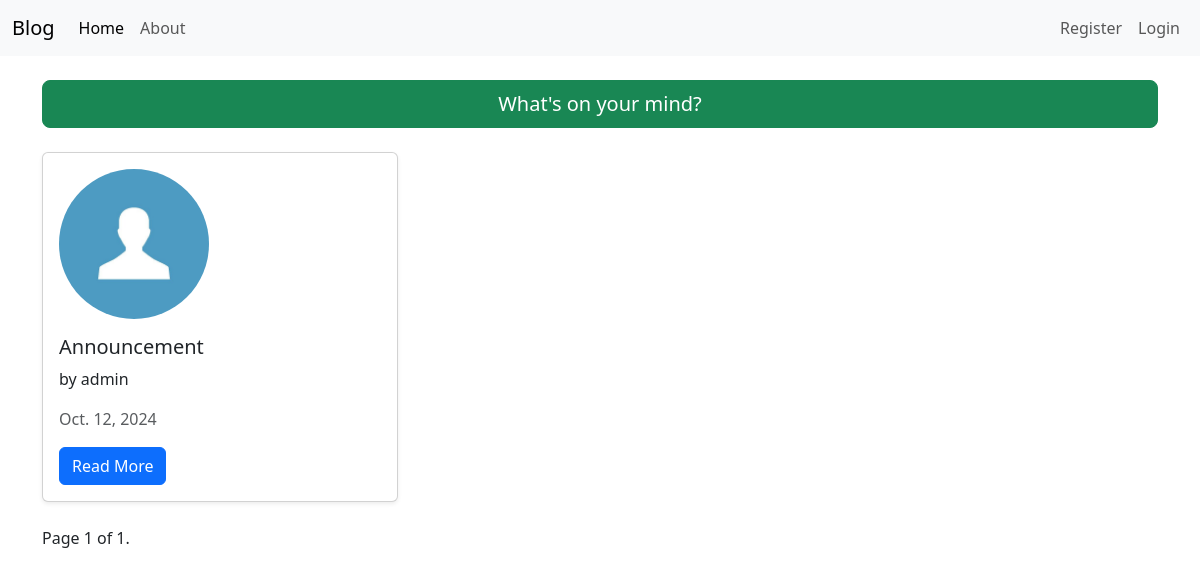
The page / on the database its author committed.
### blogmain/models.py (models this page shows, shortened)
class blogs(models.Model):
    user = models.ForeignKey(User, on_delete=models.CASCADE, null=True)
    title = models.CharField(max_length= 100)
    post = models.TextField()
    date_created = models.DateField(auto_now_add=True)

### user/models.py (models this page shows, shortened)
class profile(models.Model):
    user = models.OneToOneField(User, on_delete=models.CASCADE)
    image = models.ImageField(default="default.jpg", upload_to='profile_pics')

### blogmain/views.py (the view)
# urls.py: path('', blogList.as_view(), name = "home"),
class blogList(ListView):
    model = blogs
    template_name = "blogmain/home.html"
    context_object_name = 'post'
    ordering = ["-date_created"]
    paginate_by = 6

### blogmain/templates/blogmain/home.html (shortened to what this page needs)
{% extends "blogmain/base.html" %}
{% block content %}
<div class="container mt-4">
    <div class="mb-4">
        <a href="{% url 'createpost'%}" class="btn btn-success btn-lg" style="width: 100%;">
            What's on your mind?
        </a>
    </div>
    <div class="row">
        {% for p in post %}
        <div class="col-md-4 mb-4">
            <div class="card shadow-sm">
                <div class="card-body">
                    <img src="{{ p.user.profile.image.url }}" alt="Profile Picture" class="rounded-circle img-fluid mb-3" style="width: 150px;">
                    <h5 class="card-title">{{ p.title }}</h5>
                    <p class="card-text">by {{ p.user.username }}</p>
                    <p class="card-text text-muted">{{ p.date_created }}</p>
                    <a href="{% url 'detail' p.id %}" class="btn btn-primary">Read More</a>
                </div>
            </div>
        </div>
        {% endfor %}
    </div>
    <div class="pagination">
        <span class="step-links">
            <span class="current">
                Page {{ page_obj.number }} of {{ page_obj.paginator.num_pages }}.
            </span>
        </span>
    </div>
</div>
{% endblock %}

### rows shown on the page
blogs: user.profile.image (placeholder picture), title "Announcement", user.username "admin", date_created "Oct. 12, 2024"

### other values the page prints
{{ page_obj.number }} "1"
{{ page_obj.paginator.num_pages }} "1"
